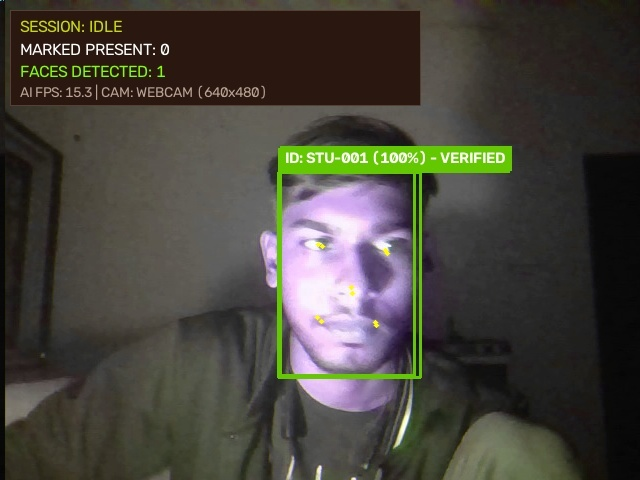
#> input picture storage/current_webcam_test.jpg, 640 x 480 px
$ python -i quality.py   (imports and definitions only)   (older library calls are emulated)
#> lines starting #> are read from the running program, lines starting #| are printed output that depends on the picture
"""
Image Quality and Validation Module for Face Enrollment and Detection.
Evaluates blur, brightness, contrast, dimensions, and face count.
"""
from typing import Dict, Any, Tuple, Optional
import cv2
import numpy as np

class QualityValidator:
    def __init__(
        self,
        min_width: int = 100,
        min_height: int = 100,
        blur_threshold: float = 8.0,      # Forgiving for typical laptop webcams (8-25 score)
        min_brightness: float = 12.0,     # Accommodates low-light evening / classroom indoor lighting
        max_brightness: float = 245.0,
        min_contrast: float = 10.0
    ):
        self.min_width = min_width
        self.min_height = min_height
        self.blur_threshold = blur_threshold
        self.min_brightness = min_brightness
        self.max_brightness = max_brightness
        self.min_contrast = min_contrast

    def check_blur(self, image: np.ndarray) -> Tuple[bool, float]:
        """Calculates blur via Laplacian variance. Higher value means sharper image."""
        if len(image.shape) == 3:
            gray = cv2.cvtColor(image, cv2.COLOR_BGR2GRAY)
        else:
            gray = image
        score = float(cv2.Laplacian(gray, cv2.CV_64F).var())
        is_sharp = score >= self.blur_threshold
        return is_sharp, score

    def check_lighting(self, image: np.ndarray) -> Tuple[bool, float, float]:
        """Checks brightness (mean intensity) and contrast (std deviation)."""
        if len(image.shape) == 3:
            gray = cv2.cvtColor(image, cv2.COLOR_BGR2GRAY)
        else:
            gray = image
        mean_brightness = float(np.mean(gray))
        contrast = float(np.std(gray))

        is_good = (
            (self.min_brightness <= mean_brightness <= self.max_brightness) and
            (contrast >= self.min_contrast)
        )
        return is_good, mean_brightness, contrast

    def check_dimensions(self, image: np.ndarray) -> Tuple[bool, int, int]:
        """Validates minimum image resolution."""
        h, w = image.shape[:2]
        is_valid = (w >= self.min_width) and (h >= self.min_height)
        return is_valid, w, h

    def validate_image_full(self, image: np.ndarray) -> Dict[str, Any]:
        """Runs complete suite of image checks and returns structured results."""
        if image is None or image.size == 0:
            return {
                "valid": False,
                "reason": "Image array is empty or corrupt",
                "metrics": {}
            }

        dim_ok, w, h = self.check_dimensions(image)
        if not dim_ok:
            return {
                "valid": False,
                "reason": f"Image dimensions {w}x{h} below minimum required {self.min_width}x{self.min_height}",
                "metrics": {"width": w, "height": h}
            }

        sharp, blur_score = self.check_blur(image)
        light_ok, brightness, contrast = self.check_lighting(image)

        metrics = {
            "width": w,
            "height": h,
            "blur_score": round(blur_score, 2),
            "brightness": round(brightness, 2),
            "contrast": round(contrast, 2),
            "is_sharp": sharp,
            "is_lighting_good": light_ok
        }

        reasons = []
        if not sharp:
            reasons.append(f"Image is too blurry (sharpness: {blur_score:.1f}, required >= {self.blur_threshold})")
        if brightness < self.min_brightness:
            reasons.append(f"Image is too dark (brightness: {brightness:.1f}, min: {self.min_brightness})")
        elif brightness > self.max_brightness:
            reasons.append(f"Image is overexposed (brightness: {brightness:.1f}, max: {self.max_brightness})")
        if contrast < self.min_contrast:
            reasons.append(f"Image has insufficient contrast (contrast: {contrast:.1f}, min: {self.min_contrast})")

        return {
            "valid": len(reasons) == 0,
            "reason": "; ".join(reasons) if reasons else "Quality standards met",
            "metrics": metrics
        }

>>> import cv2
>>> picture = cv2.imread('../../storage/current_webcam_test.jpg')
#> picture is the input picture: shape (480, 640, 3); mean B, G, R 60, 67.6, 70.5
>>> result = QualityValidator().validate_image_full(picture)
#> in validate_image_full, `dim_ok, w, h = self.check_dimensions(image)`: dim_ok = True; w = 640; h = 480
#> in check_blur, `gray = cv2.cvtColor(image, cv2.COLOR_BGR2GRAY)`:
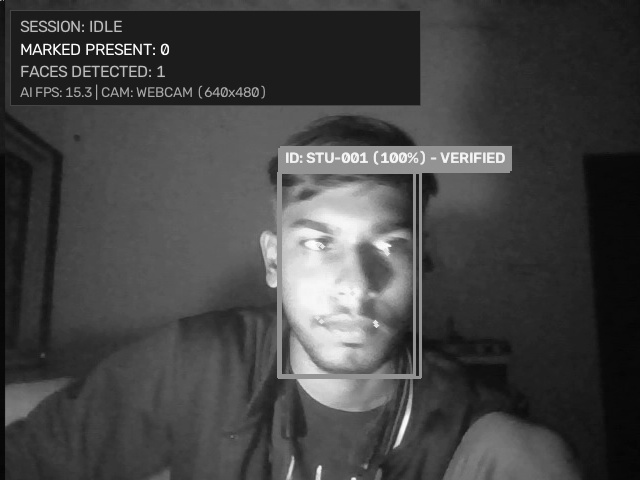
#> gray: shape (480, 640); min 4, max 255, mean 67.6
#> in check_blur, `score = float(cv2.Laplacian(gray, cv2.CV_64F).var())`: score = 779.6
#> in check_blur, `is_sharp = score >= self.blur_threshold`: is_sharp = True
#> in validate_image_full, `sharp, blur_score = self.check_blur(image)`: blur_score = 779.6
#> in check_lighting, `mean_brightness = float(np.mean(gray))`: mean_brightness = 67.61
#> in check_lighting, `contrast = float(np.std(gray))`: contrast = 48.08
#> in check_lighting, `is_good = ( (self.min_brightness <= mean_brightness <= self.max_bright..`: is_good = True
#> in validate_image_full, `light_ok, brightness, contrast = self.check_lighting(image)`: brightness = 67.61; contrast = 48.08
#> in validate_image_full, `metrics = { "width": w, "height": h, "blur_score": round(blur_score, 2..`: metrics = {'width': 640, 'height': 480, 'blur_score': 779.6, 'brightness': 67.61, 'contrast': 48.08, 'is_sharp': True, 'is_lighting_good': True}
#> result = 3 items

$ run again, on storage/marked_present_proof.jpg
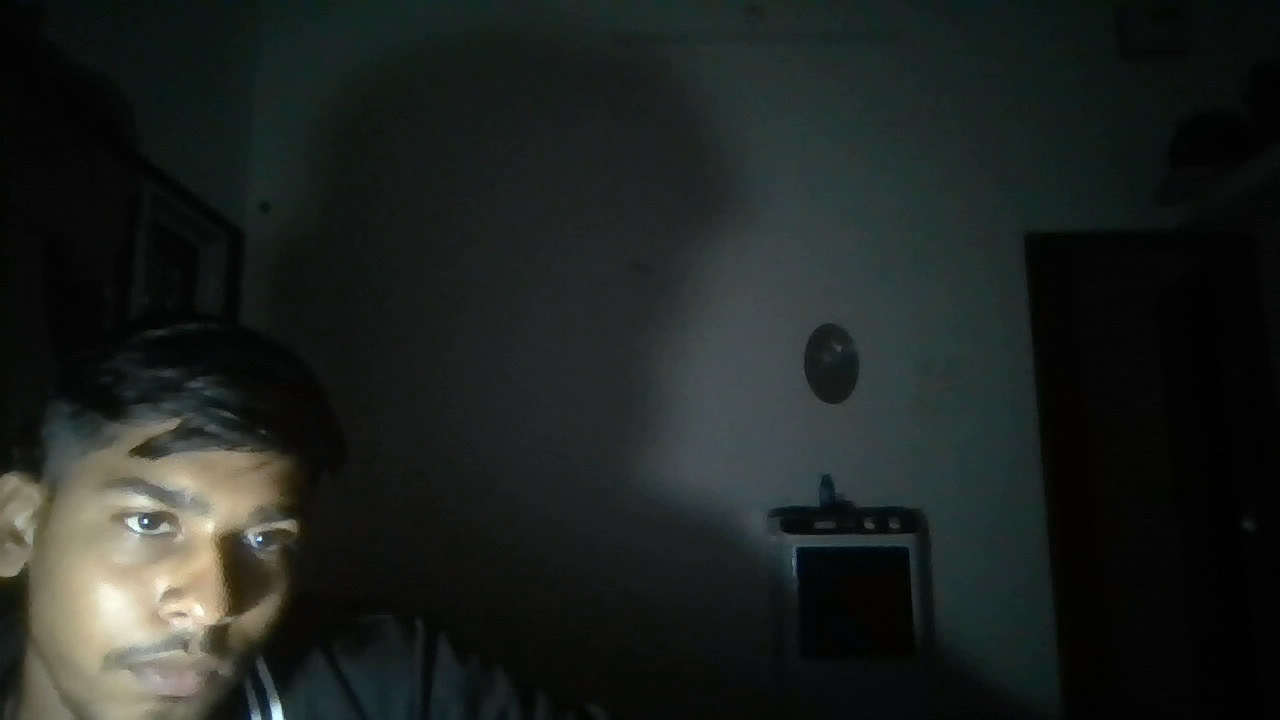
#> input picture storage/marked_present_proof.jpg, 1280 x 720 px
#> picture is the input picture: shape (720, 1280, 3); mean B, G, R 32.3, 35.2, 30.3
#> in validate_image_full, `dim_ok, w, h = self.check_dimensions(image)`: dim_ok = True; w = 1280; h = 720
#> in check_blur, `gray = cv2.cvtColor(image, cv2.COLOR_BGR2GRAY)`:
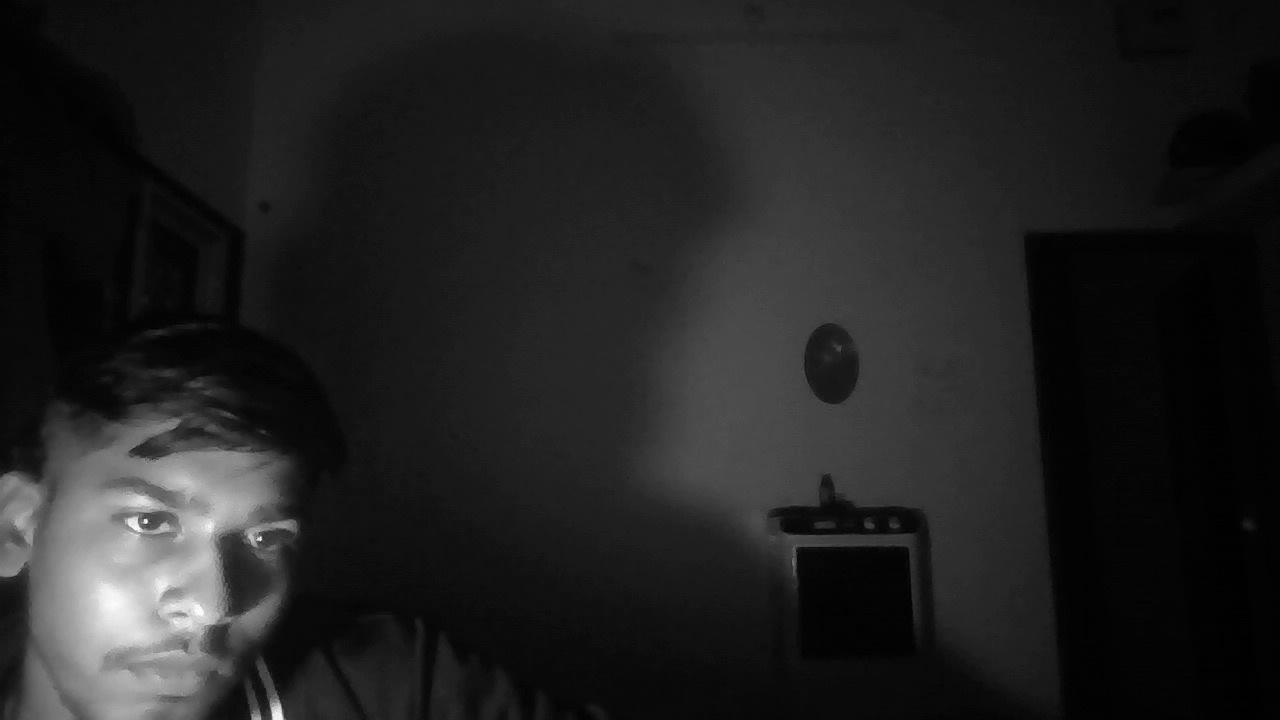
#> gray: shape (720, 1280); min 0, max 252, mean 33.4
#> score = 22.24
#> is_sharp = True
#> blur_score = 22.24
#> mean_brightness = 33.4
#> in check_lighting, `contrast = float(np.std(gray))`: contrast = 35.96
#> is_good = True
#> in validate_image_full, `light_ok, brightness, contrast = self.check_lighting(image)`: brightness = 33.4; contrast = 35.96
#> metrics = {'width': 1280, 'height': 720, 'blur_score': 22.24, 'brightness': 33.4, 'contrast': 35.96, 'is_sharp': True, 'is_lighting_good': True}
#> result = 3 items
